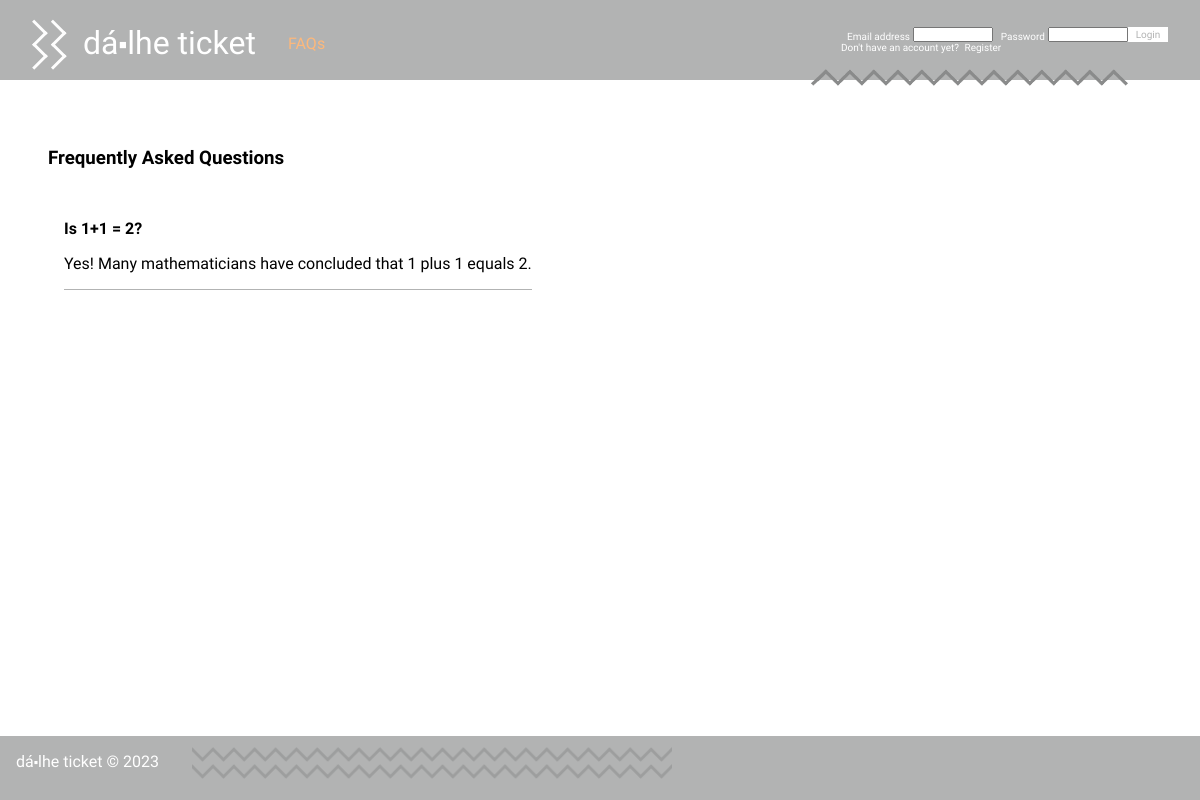
The page /pages/faqs.php on the database as committed earlier.
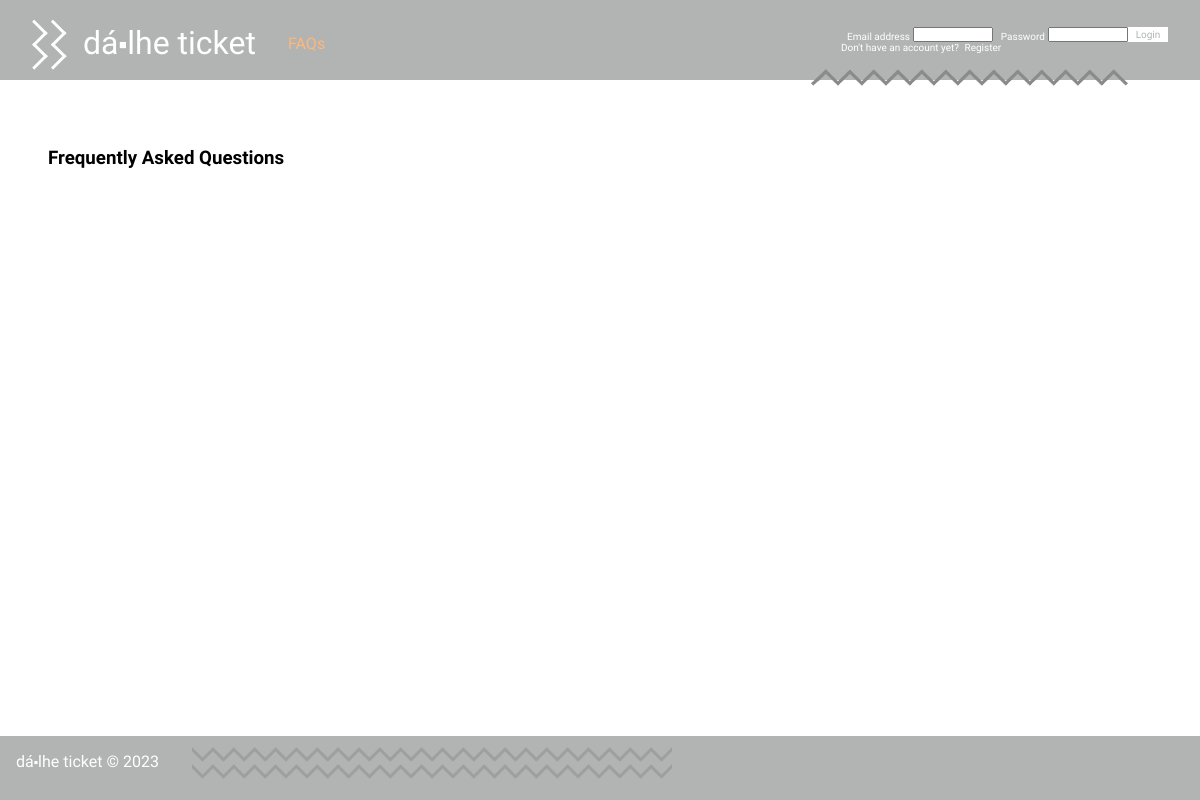
The same page on the database as committed later.
### tables this page shows
CREATE TABLE FAQ(
   id integer primary key autoincrement,
   question text not null,
   answer text not null
);

### pages/faqs.php (called while the page is built, shortened)
<?php
    $db = getDatabaseConnection();
    require_once(__DIR__ . '/../database/faq.class.php');
    require_once(__DIR__ . '/../templates/common.tpl.php');
    require_once(__DIR__ . '/../templates/faqs.tpl.php');
    drawHeader();
    drawFAQs($db);
    drawFooter();
?>

### utils/session.php (called while the page is built, shortened)
<?php
  function generate_random_token() {
    return bin2hex(openssl_random_pseudo_bytes(32));
  }
  class Session {
    public function isLoggedIn() : bool {
      return isset($_SESSION['id']);
    }
  }
?>

### database/faq.class.php (called while the page is built, shortened)
<?php
class FAQ {
    public function __construct(int $id, string $question, string $answer) {
        $this->question = $question;
        $this->answer = $answer;
    }
    static public function getAllFAQs(PDO $db) : array {
        $stmt = $db->prepare('SELECT * from FAQ');
        $stmt->execute();
        $faqs = array();
        while($faq = $stmt->fetch()) {
            $faqs[] = new FAQ(
                intval($faq['id']),
                $faq['question'],
                $faq['answer']
            );
        }
        return $faqs;
    }
}
?>

### templates/faqs.tpl.php (the view, shortened to what this page needs)
<?php
    require_once(__DIR__ . '/../database/faq.class.php');
    require_once(__DIR__ . '/../utils/session.php');
    function drawSubmitFAQ() {?>
<?php }
    function drawFAQs(PDO $db) { global $session;?>
    <h3>Frequently Asked Questions</h3>
        <div class="faq_group">
            <?php
            foreach (FAQ::getAllFAQs($db) as $faq) {?>
            <article class="faq">
                <div class="faq_question"><?= $faq->question ?></div>
                <p class="faq_answer"><?= $faq->answer ?></p>
            </article>
            <?php }?>
        </div>
<?php }
?>

### templates/common.tpl.php (shortened to what this page needs)
<?php
  $name = 'Dá⬝lhe Ticket';
  require_once(__DIR__ . '/../utils/session.php');
  $session = new Session();
?>
<?php function drawHeader(bool $is_index = false) {
  global $session; ?>
<!DOCTYPE html>
<html lang="en-US">
  <head>
    <?php if($is_index){ ?>
      <link rel="stylesheet" href="../css/index.css">
      <link rel="stylesheet" href="../css/animation.css">
      <script src="../js/animation.js" defer></script>
    <?php } else { ?>
      <link rel="stylesheet" href="../css/style.css">
      <link rel="stylesheet" href="../css/header.css">
    <?php } ?>
  </head>
  <body>
    <header>
      <h1 class="hidden"><a href="/"><?php global $name; echo $name; ?></a></h1>
      <section class="header_options hidden">
        <a href="../pages/faqs.php" class="faqs">FAQs</a>
      </section>
      <section class="header_login hidden">
        <?php
          if ($session->isLoggedIn()) {
            drawLogoutForm($session);
          } else {
            drawLoginForm($session);
          } ?>
      </section>
      <img src="../img/riscas4.png" class="riscas_header">
    </header>
    <main>
<?php } ?>
<?php function drawFooter() { ?>
    </main>
    <footer class="hidden">
      <?php global $name; echo $name; ?> &copy; 2023
      <img src="../img/riscas2.png" class="riscas_footer">
    </footer>
  </body>
</html>
<?php } ?>
<?php function drawLoginForm(Session $session) { ?>
  <section class="login hidden">
    <form action="../actions/action_login.php" method="post" class="login_form">
      <label for="email">Email address</label>
      <input type="email" name="email" id="email">
      <label for="password">Password</label>
      <input type="password" name="password" id="password">
      <button type="submit">Login</button>
    </form>
    <p> Don't have an account yet? </p>
    <a href="../pages/register.php">Register</a>
  </section>
<?php } ?>

### css/style.css (style rules this page uses)
body { font-family: 'Allerta Stencil', sans-serif; margin: 0; padding: 0; display: grid; grid-template-columns: auto; grid-template-rows: 5em auto 4em; grid-template-areas: "header" "main" "footer"; min-height: 100vh; background-color: #b2b3b3; }
header:first-of-type { grid-area: header; }
footer:last-of-type { max-height: 5em; color: #ffffff; background-color: #b2b3b3; grid-area: footer; padding: 1em; }
main { font-family: 'Fira Sans', sans-serif; display: grid; justify-content: start; align-content: start; grid-area: main; background-color: #ffffff; padding: 3em; }
footer * { display: block; }
footer { text-transform: lowercase; }
form * { display: block; }
a { text-decoration: none; color: orange; }
button { background-color: #b2b3b3; color: #ffffff; border: none; border-radius: 0.5em; padding: 0.5em; font-size: 1em; font-weight: 100; cursor: pointer; margin: 1em 0; }
.faq_group { margin-top: 1em; width: auto; padding: 1em; }
p { overflow-wrap: break-word; }
.riscas_footer { position: relative; bottom: 1.5em; left: 11em; z-index: 100000; }
img.riscas_footer { height: 2em; width: 40vw; object-fit: cover; }
.faq { border-bottom: solid #b2b3b3 1px; margin-bottom: 0.5em; }
.faq_question { font-weight: bold; }

### css/header.css (style rules this page uses)
header:first-of-type { display: grid; place-items: center; justify-items: center; align-items: center; background-color: #b2b3b3; color: #ffffff; grid-template-columns: 18rem auto 5rem; grid-template-rows: auto; grid-template-areas: "logo options login"; }
header:first-of-type * { padding: 0; margin: 0; }
header:first-of-type a { text-decoration: none; color: #ffffff; padding: 0; margin: 0; }
header:first-of-type h1 { grid-area: logo; text-transform: lowercase; padding-bottom: 1rem; font-weight: 100; }
header:first-of-type h1 a { margin-left: 1rem; margin-bottom: 10rem; }
header:first-of-type h1:before { content: url("../img/riscas.png"); position:relative; z-index:100000; top:0.5em; }
header:first-of-type .header_options { grid-area: options; justify-self: start; align-self: center; padding-top: 0.4rem; color: #ef7f1a; }
header:first-of-type .header_options a { color: #fdb87b; }
header:first-of-type .header_login { grid-area: login; display: grid; justify-self: end; align-self: center; padding-right: 2em; }
header:first-of-type .login { font-size: x-small; }
header:first-of-type .login form { display: grid; grid-template-columns:7.5em 8em 5.5em 8em 4em; grid-template-rows: 1.5em auto; grid-template-areas: "username_label username_input password_label password_input submit" "register register register register register"; justify-items: end; align-items: end; }
header:first-of-type .login * { display: inline-block; margin: 0; padding: 0; }
header:first-of-type .login input { justify-self: stretch; align-self: stretch; font-size: x-small; }
header:first-of-type .login label { padding-right: 0.3em; }
header:first-of-type .login label:nth-of-type(1) { grid-area: username_label; }
header:first-of-type .login input:nth-of-type(1) { grid-area: username_input; }
header:first-of-type .login label:nth-of-type(2) { grid-area: password_label; }
header:first-of-type .login input:nth-of-type(2) { grid-area: password_input; }
header:first-of-type .login button { grid-area: submit; justify-self: stretch; align-self: stretch; font-size: x-small; }
header:first-of-type .login a, header:first-of-type .login p { grid-area: register; padding-left: 0.3em; }
header:first-of-type button { background-color: #ffffff; color: #b2b3b3; padding: 0.2em; margin: 0.2em 0; border-radius: 0; font-family: 'Allerta Stencil', sans-serif; transition: color, 0.5s; }
header:first-of-type .riscas_header { position: absolute; top: 4.25em; right: 6vw; }
header:first-of-type img.riscas_header { width: 20em; }

Rows that differ between the two databases and show on the page:
removed faq: question "Is 1+1 = 2?", answer "Yes! Many mathematicians have concluded that 1 plus 1 equals 2."
